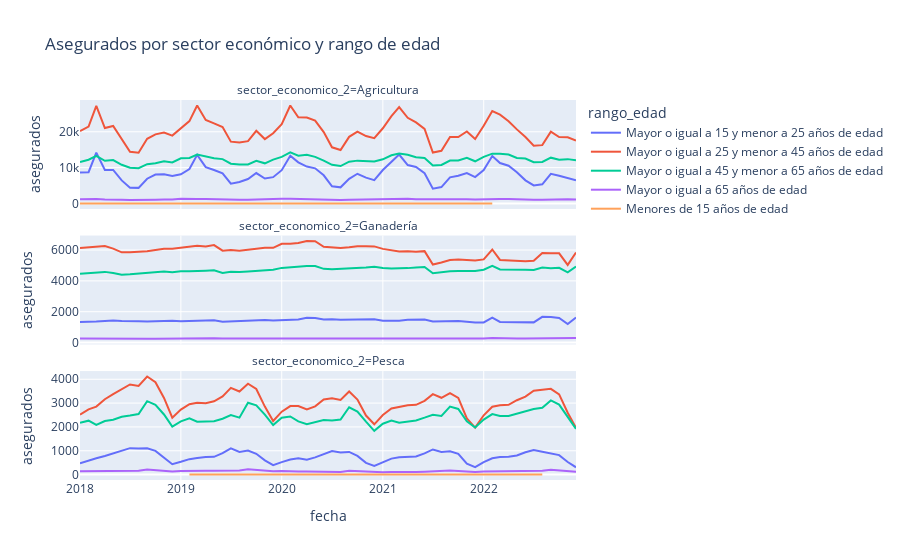

The code cell stored with this chart in its notebook:
### Code cell
# Grafica de lineas para cada sector economico dependiendo la edad a traves del tiempo
fig = px.line(empleos, x='fecha', y='asegurados', color='rango_edad', facet_col='sector_economico_2', facet_col_wrap=1, title='Asegurados por sector económico y rango de edad')
fig.update_yaxes(matches=None)
fig.show()
